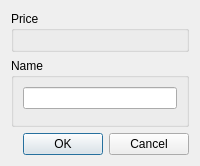
<?xml version="1.0" encoding="UTF-8"?>
<ui version="4.0">
 <class>PriceDialog</class>
 <widget class="QDialog" name="PriceDialog">
  <property name="windowTitle">
   <string>Set Price Dialog</string>
  </property>
  <layout class="QVBoxLayout" name="verticalLayout_2">
   <item>
    <widget class="QGroupBox" name="groupBox">
     <property name="title">
      <string>Price</string>
     </property>
     <layout class="QHBoxLayout" name="horizontalLayout">
      <item>
       <widget class="BigSpinBoxEdit" name="priceWidget" native="true"/>
      </item>
     </layout>
    </widget>
   </item>
   <item>
    <widget class="QGroupBox" name="groupBox_2">
     <property name="title">
      <string>Name</string>
     </property>
     <layout class="QVBoxLayout" name="verticalLayout">
      <item>
       <widget class="QLineEdit" name="nameEdit"/>
      </item>
      <item>
       <widget class="T9Widget" name="sftKeypad" native="true"/>
      </item>
     </layout>
    </widget>
   </item>
   <item>
    <widget class="QDialogButtonBox" name="buttonBox">
     <property name="orientation">
      <enum>Qt::Horizontal</enum>
     </property>
     <property name="standardButtons">
      <set>QDialogButtonBox::Cancel|QDialogButtonBox::Ok</set>
     </property>
    </widget>
   </item>
  </layout>
 </widget>
 <customwidgets>
  <customwidget>
   <class>BigSpinBoxEdit</class>
   <extends>QWidget</extends>
   <header>BigSpinBoxEdit.h</header>
   <container>1</container>
  </customwidget>
  <customwidget>
   <class>T9Widget</class>
   <extends>QWidget</extends>
   <header>t9keyboard/t9widget.h</header>
   <container>1</container>
  </customwidget>
 </customwidgets>
 <resources/>
 <connections>
  <connection>
   <sender>buttonBox</sender>
   <signal>accepted()</signal>
   <receiver>PriceDialog</receiver>
   <slot>accept()</slot>
   <hints>
    <hint type="sourcelabel">
     <x>248</x>
     <y>254</y>
    </hint>
    <hint type="destinationlabel">
     <x>157</x>
     <y>274</y>
    </hint>
   </hints>
  </connection>
  <connection>
   <sender>buttonBox</sender>
   <signal>rejected()</signal>
   <receiver>PriceDialog</receiver>
   <slot>reject()</slot>
   <hints>
    <hint type="sourcelabel">
     <x>316</x>
     <y>260</y>
    </hint>
    <hint type="destinationlabel">
     <x>286</x>
     <y>274</y>
    </hint>
   </hints>
  </connection>
 </connections>
</ui>
